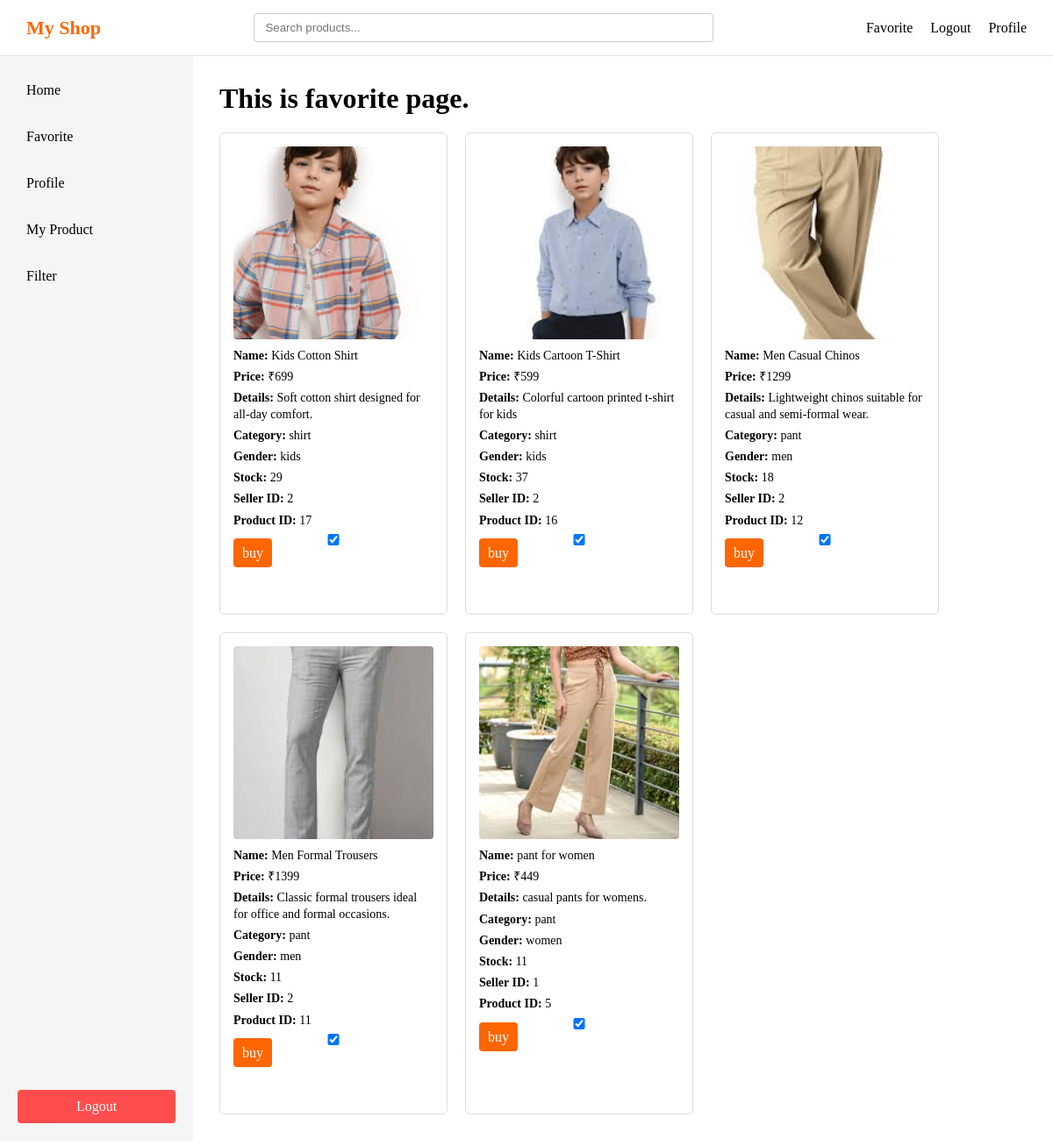
Before: /favorite (signed in) with the older database file.
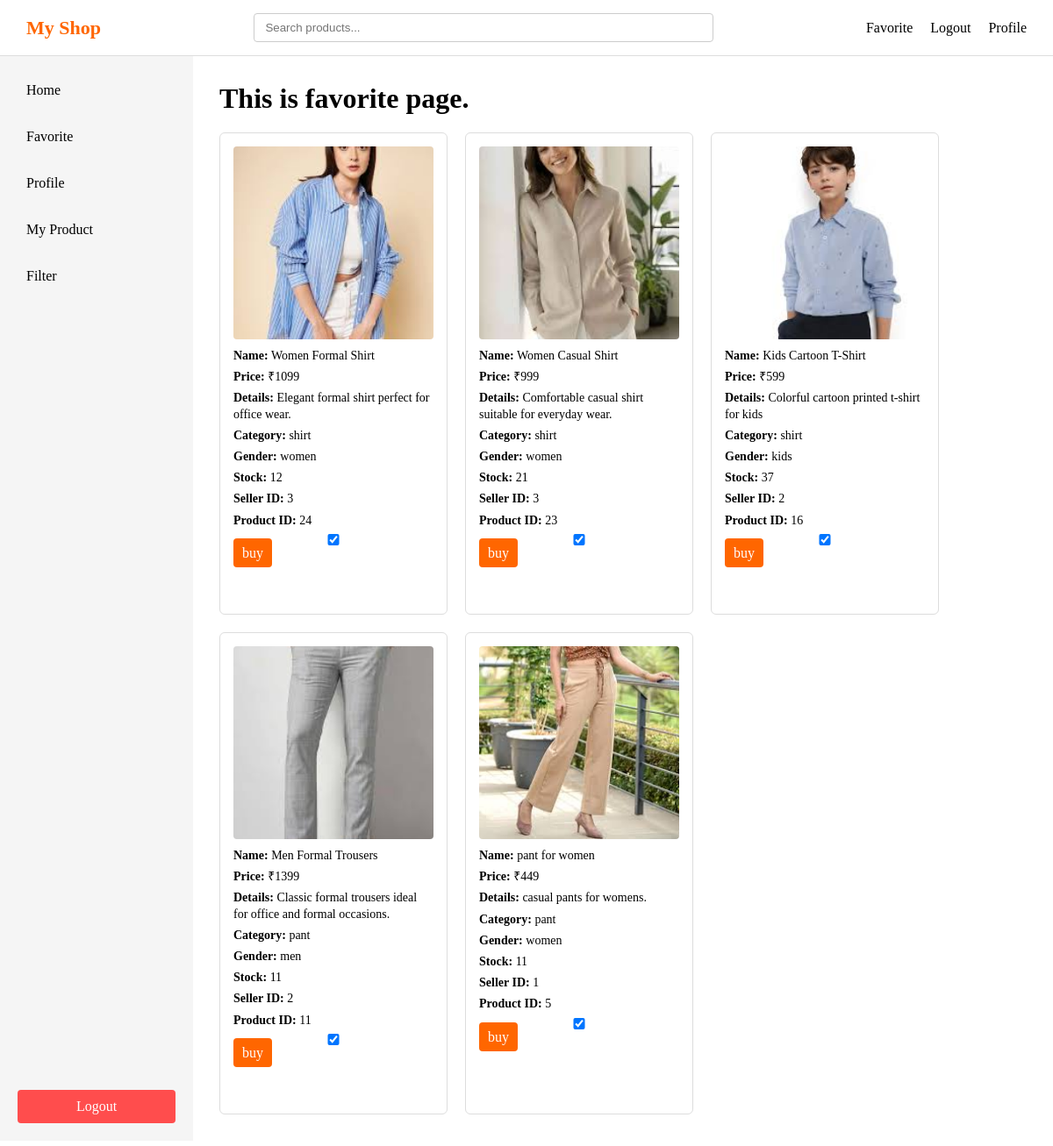
After: the same page with the newer database file.
### app/models/product.py (models this page shows, shortened)
class Product(db.Model):
    id=db.Column(db.Integer, primary_key = True)
    product_name = db.Column(db.String(100))
    product_price= db.Column(db.Integer)
    product_image= db.Column(db.String(200))
    product_details = db.Column(db.Text)
    product_category = db.Column(db.String(100))
    product_gender= db.Column(db.String(20))
    product_stock= db.Column(db.Integer)
    status = db.Column(db.String(10),nullable=False,default='active')
    seller_id = db.Column(db.Integer, db.ForeignKey('user.id'))
    orders = db.relationship(
        'Order',
        backref='product',
        cascade='all, delete-orphan',  # automatically delete orders
        passive_deletes=True
    )

### app/interaction/routes.py (the view)
@interaction_bp.route('/favorite',methods=['POST','GET'])
def favorite():
    if 'user' not in session:
        return redirect(url_for('auth.login'))
    username = session.get('user')
    user = User.query.filter_by(username= username).first()
    query = (db.session.query(Product).join(UserProduct, Product.id == UserProduct.product_id).filter(UserProduct.user_id == user.id))
    products = query.order_by(Product.id.desc()).all()
    liked_products = [ up.product_id for up in UserProduct.query.filter_by(user_id=user.id).all()]
    return render_template('favorite.html', user = user , products = products , liked_products = liked_products)

### app/templates/favorite.html (shortened to what this page needs)
<!DOCTYPE html>
<html lang="en">
<head>
    <link rel="stylesheet" href="{{ url_for('static', filename='style.css') }}">
</head>
<body>
    <div class="header">
        <div class="logo">My Shop</div>
        <div class="searchbar" id="searchbar">
            <input type="text" id="search" placeholder="Search products..." />
        </div>
        <div class="right">
            <div class="favorite"><a href="/favorite">Favorite</a></div>
            <div class="logout"><a href="/logout">Logout</a></div>
            <div class="profile"><a href="/profile">Profile</a></div>
        </div>
    </div>
    <div class="layout">
        <div class="sidebar">
            <div class="top">
                <div class="home" id="sidebar-home">Home</div>
                <div class="favorite" id="sidebar-favorite">Favorite</div>
                <div class="profile" id="sidebar-profile">Profile</div>
                {% if user.user_type == 's' %}
                <div class="my_product" id="sidebar-myproduct">My Product</div>
                {% endif %}
                <div class="filter" id="sidebar-filter">Filter</div>
            </div>
            <div class="logout" id="sidebar-logout">Logout</div>
        </div>
        <div class="main">
            <h1>This is favorite page.</h1>
            {% if products %}
            <div class="products">
                {% for product in products %}
                <div class="product-card" data-product-id="{{ product.id }}">
                    <img src="{{ url_for('static', filename='uploads/' + product.product_image) }}">
                    <p><strong>Name:</strong> {{ product.product_name }}</p>
                    <p><strong>Price:</strong> ₹{{ product.product_price }}</p>
                    <p><strong>Details:</strong> {{ product.product_details }}</p>
                    <p><strong>Category:</strong> {{ product.product_category }}</p>
                    <p><strong>Gender:</strong> {{ product.product_gender }}</p>
                    <p><strong>Stock:</strong> {{ product.product_stock }}</p>
                    <p><strong>Seller ID:</strong> {{ product.seller_id }}</p>
                    <p><strong>Product ID:</strong> {{ product.id }}</p>
                    <input type="checkbox" class="like-checkbox" data-product-id="{{ product.id }}" {% if product.id in
                        liked_products %} checked {% endif %}>
                    <div class="buybutton">
                        <a href="{{ url_for('payment.buyButton', product_id=product.id) }}">buy</a>
                    </div>
                </div>
                {% endfor %}
            </div>
            {% endif %}
        </div>
    </div>
</body>
</html>

Changed rows visible on the page:
no longer on this page (row edited): Product: product_image (picture), product_name "Kids Cotton Shirt", product_price "699", product_details "Soft cotton shirt designed for all-day comfort.", product_category "shirt", product_gender "kids", product_stock "29", seller_id "2", id "17", id "☑"
no longer on this page (row edited): Product: product_image (picture), product_name "Men Casual Chinos", product_price "1299", product_details "Lightweight chinos suitable for casual and semi-formal wear.", product_category "pant", product_gender "men", product_stock "18", seller_id "2", id "12", id "☑"
now on this page (row edited): Product: product_image (picture), product_name "Women Formal Shirt", product_price "1099", product_details "Elegant formal shirt perfect for office wear.", product_category "shirt", product_gender "women", product_stock "12", seller_id "3", id "24", id "☑"
now on this page (row unchanged): Product: product_image (picture), product_name "Women Casual Shirt", product_price "999", product_details "Comfortable casual shirt suitable for everyday wear.", product_category "shirt", product_gender "women", product_stock "21", seller_id "3", id "23", id "☑"
